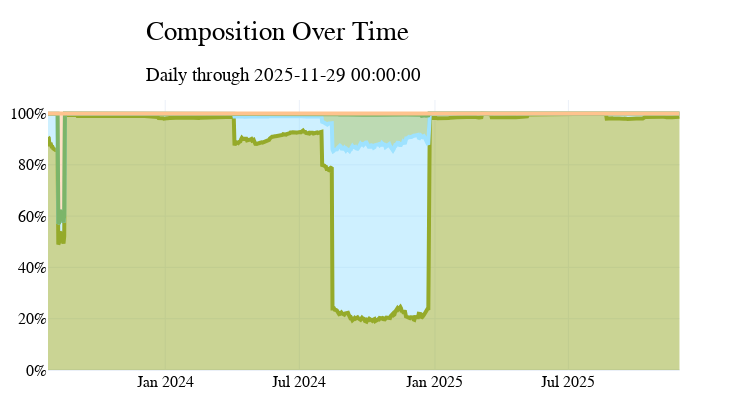

The notebook cell saved with this chart:
### Code cell
cm = ChartMaker(shuffle_colors=True)
cm.build(
    df = df_composition * 100,
    axes_data=dict(y1=df_composition.columns.tolist()),
    title='composition',
    chart_type={'y1':'area'},
    options = {'margin':dict(t=100),'annotations':True,
                'ticksuffix':{'y1':'%'},'auto_title':False,
                'show_legend':False,'legend_placement':{'x':0.01,'y':1.05}},
)
cm.add_title(
    title='Composition Over Time',
    subtitle=f'Daily through {df_composition.index.max()}',
    x=0.2,
    y=0.9
)
cm.add_annotations()
cm.show_fig()
cm.save_fig(save_directory='../img')

### Figure 1 — Plotly figure (JSON) as saved in the notebook; plotly's stock layout.template omitted (floating-point values rounded to 4 significant figures; data arrays with more than 128 entries replaced by an {"elided": "..."} marker saying what was removed)
{"data": [{"line": {"color": "#95aa2a", "width": 4}, "mode": "lines", "name": "ETH WEIGHT (98.7%)     ", "showlegend": false, "stackgroup": "one", "type": "scatter", "x": {"elided": "858 str values"}, "xaxis": "x", "y": {"elided": "858 float values"}, "yaxis": "y"}, {"line": {"color": "#9ee2ff", "width": 4}, "mode": "lines", "name": "OP WEIGHT (1.3%)     ", "showlegend": false, "stackgroup": "one", "type": "scatter", "x": {"elided": "858 str values"}, "xaxis": "x", "y": {"elided": "858 float values"}, "yaxis": "y"}, {"line": {"color": "#7cb569", "width": 4}, "mode": "lines", "name": "USDT WEIGHT (0.00%)     ", "showlegend": false, "stackgroup": "one", "type": "scatter", "x": {"elided": "858 str values"}, "xaxis": "x", "y": {"elided": "858 float values"}, "yaxis": "y"}, {"line": {"color": "#ffc38e", "width": 4}, "mode": "lines", "name": "VELO WEIGHT (0.01%)     ", "showlegend": false, "stackgroup": "one", "type": "scatter", "x": {"elided": "858 str values"}, "xaxis": "x", "y": {"elided": "858 float values"}, "yaxis": "y"}], "layout": {"autosize": true, "barmode": "stack", "font": {"color": "black", "family": "Cardo", "size": 16}, "height": 400, "hovermode": "x unified", "legend": {"bgcolor": "rgba(0,0,0,0)", "bordercolor": "rgba(0,0,0,0)", "borderwidth": 1, "font": {"color": "black", "family": "Cardo", "size": 12}, "orientation": "v", "traceorder": "normal", "x": 0.01, "xanchor": "left", "y": 1.05, "yanchor": "top"}, "margin": {"b": 10, "l": 10, "r": 10, "t": 100}, "title": {"font": {"color": "black", "family": "Cardo", "size": 27}, "text": "<span style='color: black; font-weight: normal;'>Composition Over Time</span><br><sub style='font-size: 18px; color: black; font-weight: normal;'>Daily through 2025-11-29 00:00:00</sub>", "x": 0.2, "xanchor": "left", "y": 0.9, "yanchor": "top"}, "width": 730, "xaxis": {"anchor": "y", "domain": [0, 0.94], "tickfont": {"color": "black"}, "tickmode": "auto"}, "xaxis2": {"overlaying": "x", "side": "top", "tickfont": {"color": "black"}, "tickmode": "auto"}, "yaxis": {"anchor": "x", "color": "black", "domain": [0, 1], "showticklabels": true, "tickfont": {"color": "black"}, "ticksuffix": "%"}, "yaxis2": {"anchor": "x", "color": "black", "overlaying": "y", "side": "right", "tickfont": {"color": "black"}}}}
